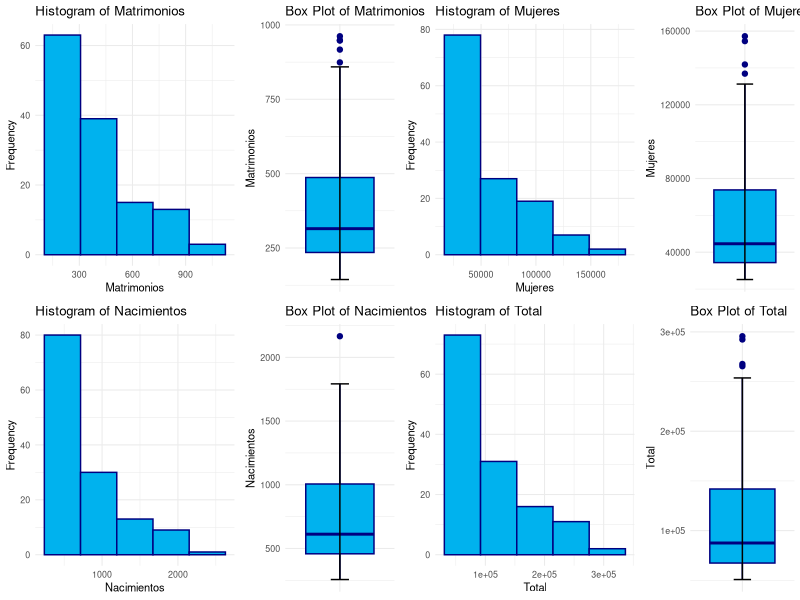
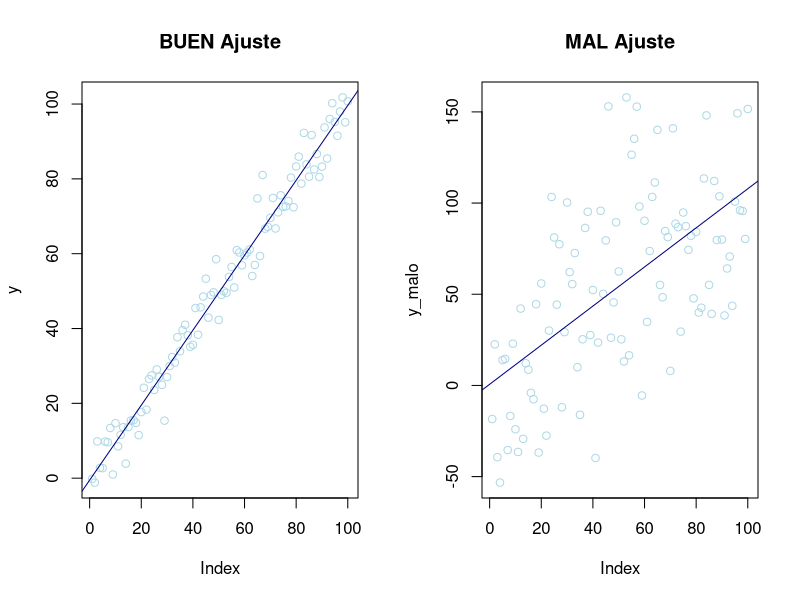
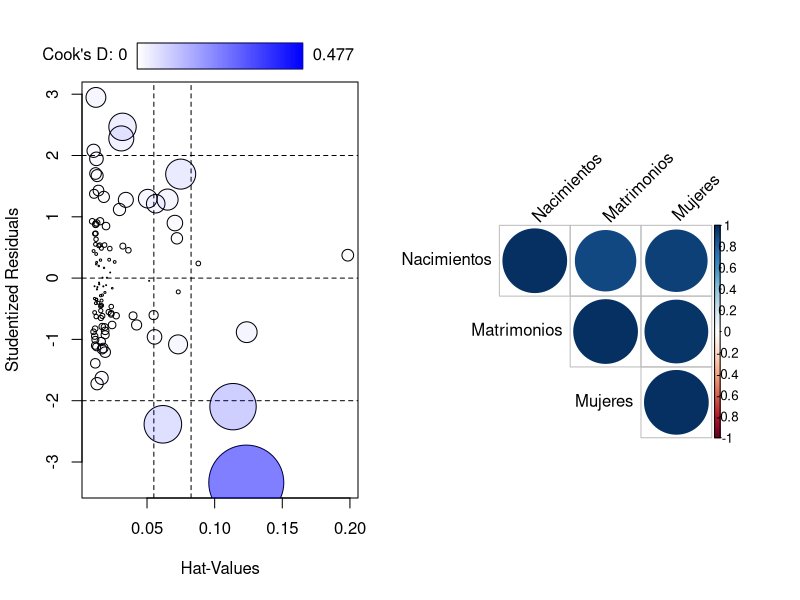

Generate these figures, in order, with R:
## ---- chunk 1
#| label: setup
#| include: false
knitr::opts_chunk$set(echo = TRUE, fig.align = "center", warning = FALSE, message = FALSE)


# fig.align= 'center para que nos centre todas figuras que se muestran
# warning = FALSE para que no muestre mensajes de warning
# message = FALSE para que no muestre mensajes automáticos cuando carga paquetes y demás en el output
## ---- chunk 2
#| label: librerias
library(readxl) # Para leer los excels
library(kableExtra) # Para dar formato a las tablas html
library(knitr) # Formato tablas en html
library(gridExtra) # Para el layout de los gráficos
library(car) # Para el bonfferroni test
library(corrplot) # Para el gráfico de correlaciones
library(ggplot2)
library(lmtest) # Test Homocedasticidad
library(caret) # Para crear partición
library(dplyr) # Filtrar datos
## ---- chunk 3
#| label: cargar_datos
data <- read_excel("../../../files/matrimonios_reg.xlsx", sheet = "Datos")
## ---- chunk 4
#| label: comprobar_faltantes
c(
  anyNA(data), # Any missing data
  any(data == 0)
) # Any value equal to 0
## ---- chunk 5
#| eval: true
#| fig-align: center

# Histogram Matrimonios
histogram <- ggplot(data, aes(x = Matrimonios)) +
  geom_histogram(fill = "deepskyblue2", color = "navy", bins = 5) +
  labs(title = "Histogram of Matrimonios", x = "Matrimonios", y = "Frequency") +
  theme_minimal(base_size = 8)

# Box Plot Matrimonios
boxplot <- ggplot(data, aes(x = "d", y = Matrimonios)) +
  geom_boxplot(fill = "deepskyblue2", color = "navy") +
  stat_boxplot(geom = "errorbar", width = 0.2) +
  labs(title = "Box Plot of Matrimonios", x = "", y = "Matrimonios") +
  theme_minimal(base_size = 8) +
  theme(
    axis.title.x = element_blank(),
    axis.text.x = element_blank(),
    axis.ticks.x = element_blank()
  )



# Histogram Mujeres
histogram2 <- ggplot(data, aes(x = Mujeres)) +
  geom_histogram(fill = "deepskyblue2", color = "navy", bins = 5) +
  labs(title = "Histogram of Mujeres", x = "Mujeres", y = "Frequency") +
  theme_minimal(base_size = 8)

# Box Plot Mujeres
boxplot2 <- ggplot(data, aes(x = "d", y = Mujeres)) +
  geom_boxplot(fill = "deepskyblue2", color = "navy") +
  stat_boxplot(geom = "errorbar", width = 0.2) +
  labs(title = "Box Plot of Mujeres", x = "", y = "Mujeres") +
  theme_minimal(base_size = 8) +
  theme(
    axis.title.x = element_blank(),
    axis.text.x = element_blank(),
    axis.ticks.x = element_blank()
  )



# Histogram Nacimientos
histogram3 <- ggplot(data, aes(x = Nacimientos)) +
  geom_histogram(fill = "deepskyblue2", color = "navy", bins = 5) +
  labs(title = "Histogram of Nacimientos", x = "Nacimientos", y = "Frequency") +
  theme_minimal(base_size = 8)

# Box Plot Nacimientos
boxplot3 <- ggplot(data, aes(x = "d", y = Nacimientos)) +
  geom_boxplot(fill = "deepskyblue2", color = "navy") +
  stat_boxplot(geom = "errorbar", width = 0.2) +
  labs(title = "Box Plot of Nacimientos", x = "", y = "Nacimientos") +
  theme_minimal(base_size = 8) +
  theme(
    axis.title.x = element_blank(),
    axis.text.x = element_blank(),
    axis.ticks.x = element_blank()
  )



# Histogram Total
histogram4 <- ggplot(data, aes(x = Total)) +
  geom_histogram(fill = "deepskyblue2", color = "navy", bins = 5) +
  labs(title = "Histogram of Total", x = "Total", y = "Frequency") +
  theme_minimal(base_size = 8)

# Box Plot Total
boxplot4 <- ggplot(data, aes(x = "d", y = Total)) +
  geom_boxplot(fill = "deepskyblue2", color = "navy") +
  stat_boxplot(geom = "errorbar", width = 0.2) +
  labs(title = "Box Plot of Total", x = "", y = "Total") +
  theme_minimal(base_size = 8) +
  theme(
    axis.title.x = element_blank(),
    axis.text.x = element_blank(),
    axis.ticks.x = element_blank()
  )



# Arrange plots vertically
grid.arrange(histogram, boxplot, histogram2, boxplot2, histogram3, boxplot3, histogram4, boxplot4, nrow = 2, ncol = 4, widths = c(0.3, 0.2, 0.3, 0.2))
## ---- chunk 6
par(mfrow = c(1, 2)) # Dos gráficos misma fila

# Poca variabilidad
x <- seq(1, 100, 1)
y <- rnorm(100, x, 5)
p1 <- plot(y, col = "lightblue", main = "BUEN Ajuste") + abline(lm(y ~ x), col = "navy")

# Mucha variabilidad
x_malo <- seq(1, 100, 1)
y_malo <- rnorm(100, x, 35)
p2 <- plot(y_malo, col = "lightblue", main = "MAL Ajuste") + abline(lm(y_malo ~ x_malo), col = "navy")
## ---- chunk 7
#| label: modelo1
#| class-source: fold-show
set.seed(785248)
#  80%/20% train/test pariticion
trainIndex <- createDataPartition(data$Matrimonios, list = FALSE, p = 0.8)
data_train <- data[trainIndex, ]
data_test <- data[-trainIndex, ]
# Modelo inicial
lm1 <- lm(Matrimonios ~ Nacimientos + Mujeres, data = data_train)
lm1
summary(lm1)
## ---- chunk 8
#| class-source: fold-show
aa <- outlierTest(lm1)
outlierTest(lm1)
## ---- chunk 9
#| class-source: fold-show
bptest(Matrimonios ~ Nacimientos + Mujeres, data = data_train, varformula = ~ fitted.values(lm1), studentize = FALSE)
## ---- chunk 10
#| class-source: fold-show
shapiro.test(lm1$residuals)
## ---- chunk 11
modelo_mejorado <- lm(Matrimonios ~ Nacimientos + I(Nacimientos^2) + Mujeres + I(Mujeres^2) + Nacimientos:Mujeres, data = data_train)
summary(modelo_mejorado)
## ---- chunk 12
#| out-width: 50%
influencePlot(lm1, id = list(method = "noteworth", n = 2))
## ---- chunk 13
mat_cor <- cor(data[, 3:5]) %>% round(digits = 2)
corrplot(mat_cor, type = "upper", order = "hclust", tl.col = "black", tl.srt = 45)
## ---- chunk 14
# Inflación de la varianza
vif(lm1)
## ---- chunk 15
lm2 <- lm(formula = Matrimonios ~ Mujeres, data = data_train)
# Ejecutar tests correspondientes
# outlierTest(lm2)
# bptest(Matrimonios ~  Mujeres, data = data_train, varformula = ~ fitted.values(lm1), studentize = FALSE)
# resettest(Matrimonios ~  Mujeres,data=data_train, power = 2, type = "regressor")
# shapiro.test(lm2$residuals)
# influencePlot(lm2, id = list(method = "noteworth", n = 2))
## ---- chunk 16
prediccion <- predict(lm2, data_test, interval = "confidence", level = 0.95)
valor_real <- data_test[, "Matrimonios"]


# Calculamos el MAE
MAE <- sum(abs(prediccion[, 1] - valor_real)) / dim(data_test)[1]

MAE
